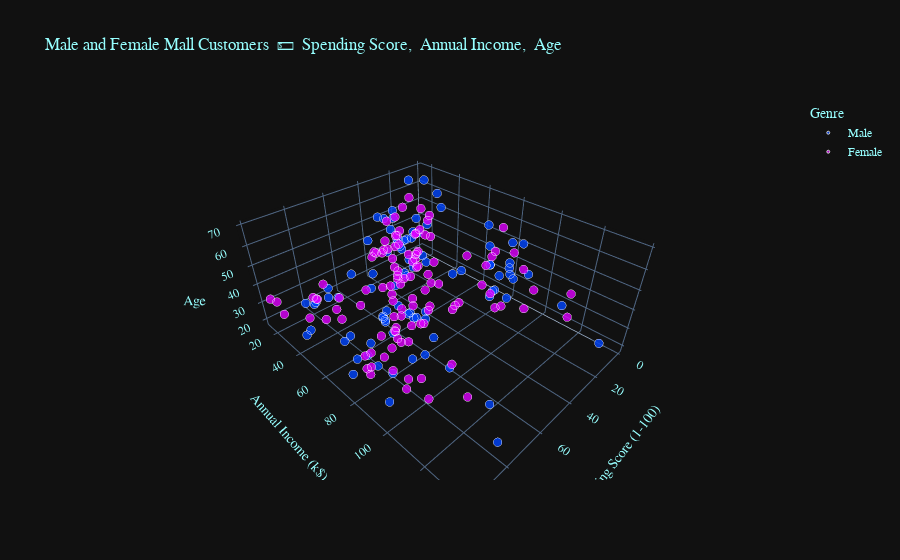

The notebook cell saved with this chart:
### Markdown cell above
Scatter_3d

### Code cell
fig = px.scatter_3d(dataset, x = "Spending Score (1-100)", y = "Annual Income (k$)", z = "Age",
                        hover_data = ["Age"], color = "Genre", opacity = 0.8,
                        title = f"Male and Female Mall Customers  💵  Spending Score,  Annual Income,  Age",
                        color_discrete_sequence = ["#0044FF", "#DE00FF"])

fig.update_traces(marker = dict(size = 3, line = dict(width = 1, color = "#FFFFFF")))
fig.update_coloraxes(showscale = False)
fig.update_layout(template = "plotly_dark", font = dict(family = "PT Sans", size = 12, color = "#97FFFF"))
fig.show()

### Figure 1 — Plotly figure (JSON) as saved in the notebook; plotly's stock layout.template omitted (floating-point values rounded to 4 significant figures)
{"data": [{"hovertemplate": "Genre=Male<br>Spending Score (1-100)=%{x}<br>Annual Income (k$)=%{y}<br>Age=%{z}<extra></extra>", "legendgroup": "Male", "marker": {"color": "#0044FF", "line": {"color": "#FFFFFF", "width": 1}, "opacity": 0.8, "size": 3, "symbol": "circle"}, "mode": "markers", "name": "Male", "scene": "scene", "showlegend": true, "type": "scatter3d", "x": [39, 81, 3, 14, 13, 79, 66, 29, 35, 73, 73, 82, 61, 4, 4, 92, 92, 36, 60, 60, 41, 46, 46, 56, 55, 51, 59, 59, 55, 47, 54, 48, 51, 55, 41, 46, 41, 49, 52, 42, 49, 59, 55, 56, 46, 43, 48, 52, 46, 56, 91, 35, 95, 11, 75, 9, 75, 5, 73, 10, 93, 12, 97, 36, 90, 17, 88, 1, 1, 5, 26, 20, 63, 13, 75, 10, 92, 15, 69, 14, 90, 15, 97, 68, 8, 74, 18, 83], "y": [15, 15, 19, 19, 20, 20, 21, 23, 24, 24, 25, 28, 28, 30, 33, 33, 38, 39, 42, 43, 43, 44, 46, 46, 46, 48, 48, 48, 49, 54, 54, 54, 54, 54, 54, 54, 59, 60, 60, 61, 61, 62, 62, 62, 63, 63, 63, 63, 64, 67, 69, 71, 71, 71, 71, 71, 71, 73, 73, 74, 75, 77, 77, 77, 78, 78, 78, 78, 78, 81, 85, 86, 87, 87, 87, 87, 87, 88, 88, 93, 93, 98, 99, 101, 113, 126, 137, 137], "z": [19, 21, 64, 67, 37, 22, 20, 52, 35, 25, 31, 29, 35, 60, 53, 18, 24, 48, 33, 59, 47, 69, 53, 70, 19, 63, 18, 19, 70, 59, 26, 40, 57, 38, 67, 48, 18, 48, 24, 48, 20, 67, 26, 49, 54, 68, 66, 65, 19, 27, 39, 43, 40, 59, 38, 47, 39, 20, 32, 19, 32, 25, 28, 48, 34, 43, 39, 37, 34, 19, 50, 42, 32, 40, 28, 36, 36, 58, 27, 59, 35, 46, 30, 28, 33, 32, 32, 30]}, {"hovertemplate": "Genre=Female<br>Spending Score (1-100)=%{x}<br>Annual Income (k$)=%{y}<br>Age=%{z}<extra></extra>", "legendgroup": "Female", "marker": {"color": "#DE00FF", "line": {"color": "#FFFFFF", "width": 1}, "opacity": 0.8, "size": 3, "symbol": "circle"}, "mode": "markers", "name": "Female", "scene": "scene", "showlegend": true, "type": "scatter3d", "x": [6, 77, 40, 76, 6, 94, 72, 99, 15, 77, 35, 98, 5, 14, 32, 31, 87, 73, 14, 81, 17, 73, 26, 75, 35, 61, 28, 65, 55, 47, 42, 42, 52, 54, 45, 50, 51, 52, 59, 50, 48, 47, 42, 49, 56, 53, 52, 42, 44, 57, 58, 55, 60, 46, 55, 40, 42, 47, 50, 41, 48, 42, 50, 54, 42, 48, 50, 43, 59, 43, 57, 40, 58, 29, 77, 34, 71, 88, 7, 72, 5, 40, 87, 74, 22, 20, 76, 16, 89, 78, 73, 35, 83, 93, 75, 95, 27, 13, 86, 32, 86, 88, 39, 24, 17, 85, 23, 69, 91, 16, 79, 28], "y": [16, 16, 17, 17, 18, 18, 19, 19, 20, 20, 21, 23, 25, 28, 28, 29, 29, 30, 33, 33, 34, 34, 37, 37, 38, 39, 39, 39, 40, 40, 40, 40, 42, 43, 43, 44, 46, 47, 47, 48, 48, 48, 49, 50, 50, 54, 54, 54, 54, 54, 57, 57, 58, 58, 59, 60, 60, 60, 60, 62, 62, 62, 63, 63, 64, 65, 65, 65, 65, 67, 67, 67, 69, 70, 70, 72, 72, 73, 73, 74, 75, 76, 76, 77, 78, 78, 78, 78, 78, 78, 78, 79, 79, 81, 85, 86, 87, 88, 88, 97, 97, 98, 99, 101, 103, 103, 103, 103, 113, 120, 120, 126], "z": [20, 23, 31, 22, 35, 23, 30, 35, 58, 24, 35, 35, 46, 54, 45, 40, 23, 21, 49, 21, 42, 30, 36, 20, 65, 31, 49, 24, 50, 27, 29, 31, 49, 31, 50, 51, 27, 67, 54, 43, 68, 32, 47, 60, 60, 45, 23, 49, 46, 21, 55, 22, 34, 50, 68, 40, 32, 47, 27, 23, 49, 21, 66, 19, 38, 18, 19, 63, 49, 51, 50, 38, 40, 23, 31, 25, 31, 29, 44, 35, 57, 28, 32, 32, 34, 44, 38, 47, 27, 30, 30, 56, 29, 31, 36, 33, 36, 52, 30, 37, 32, 29, 41, 54, 41, 36, 34, 32, 38, 47, 35, 45]}], "layout": {"coloraxis": {"showscale": false}, "font": {"color": "#97FFFF", "family": "PT Sans", "size": 12}, "legend": {"title": {"text": "Genre"}, "tracegroupgap": 0}, "scene": {"domain": {"x": [0, 1], "y": [0, 1]}, "xaxis": {"title": {"text": "Spending Score (1-100)"}}, "yaxis": {"title": {"text": "Annual Income (k$)"}}, "zaxis": {"title": {"text": "Age"}}}, "title": {"text": "Male and Female Mall Customers  💵  Spending Score,  Annual Income,  Age"}}}
